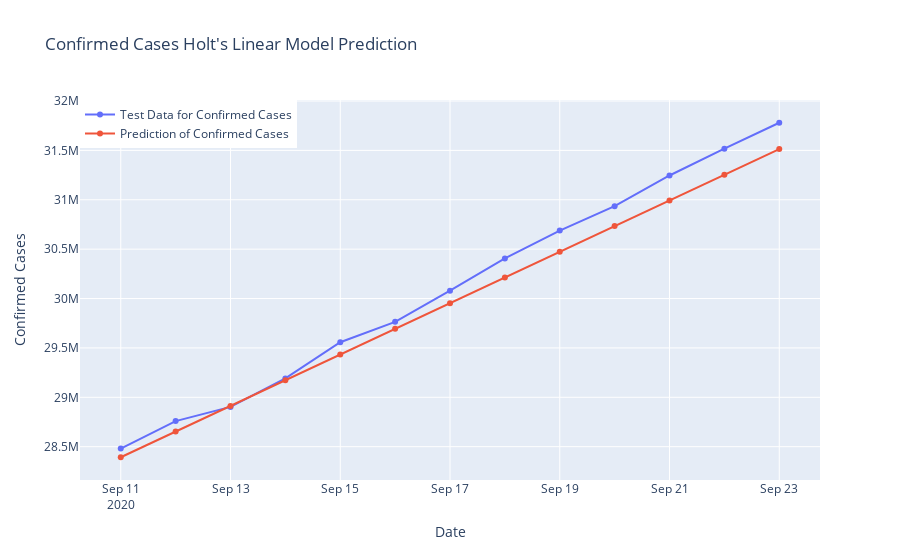

Write notebook code for a chart like this one.
### Code cell
#Model's performance on test data

fig = go.Figure()
fig.add_trace(go.Scatter(x = model_test.index, y = model_test["Confirmed"],
                    mode = 'lines + markers', name = "Test Data for Confirmed Cases",))
fig.add_trace(go.Scatter(x = model_test.index, y = y_pred["Holt"],
                    mode = 'lines + markers', name = "Prediction of Confirmed Cases",))
fig.update_layout(title = "Confirmed Cases Holt's Linear Model Prediction",
                 xaxis_title = "Date", yaxis_title = "Confirmed Cases", legend = dict(x = 0, y = 1, traceorder = "normal"))
fig.show()

### Figure 1 — Plotly figure (JSON) as saved in the notebook; plotly's stock layout.template omitted (floating-point values rounded to 4 significant figures)
{"data": [{"mode": "lines+markers", "name": "Test Data for Confirmed Cases", "type": "scatter", "x": ["2020-09-11T00:00:00", "2020-09-12T00:00:00", "2020-09-13T00:00:00", "2020-09-14T00:00:00", "2020-09-15T00:00:00", "2020-09-16T00:00:00", "2020-09-17T00:00:00", "2020-09-18T00:00:00", "2020-09-19T00:00:00", "2020-09-20T00:00:00", "2020-09-21T00:00:00", "2020-09-22T00:00:00", "2020-09-23T00:00:00"], "y": [28481413, 28759036, 28902753, 29190841, 29557942, 29764055, 30078889, 30406197, 30688150, 30935011, 31245797, 31517087, 31779835]}, {"mode": "lines+markers", "name": "Prediction of Confirmed Cases", "type": "scatter", "x": ["2020-09-11T00:00:00", "2020-09-12T00:00:00", "2020-09-13T00:00:00", "2020-09-14T00:00:00", "2020-09-15T00:00:00", "2020-09-16T00:00:00", "2020-09-17T00:00:00", "2020-09-18T00:00:00", "2020-09-19T00:00:00", "2020-09-20T00:00:00", "2020-09-21T00:00:00", "2020-09-22T00:00:00", "2020-09-23T00:00:00"], "y": [28390000.0, 28650000.0, 28910000.0, 29170000.0, 29430000.0, 29690000.0, 29950000.0, 30210000.0, 30470000.0, 30730000.0, 30990000.0, 31250000.0, 31510000.0]}], "layout": {"legend": {"traceorder": "normal", "x": 0, "y": 1}, "title": {"text": "Confirmed Cases Holt's Linear Model Prediction"}, "xaxis": {"title": {"text": "Date"}}, "yaxis": {"title": {"text": "Confirmed Cases"}}}}
